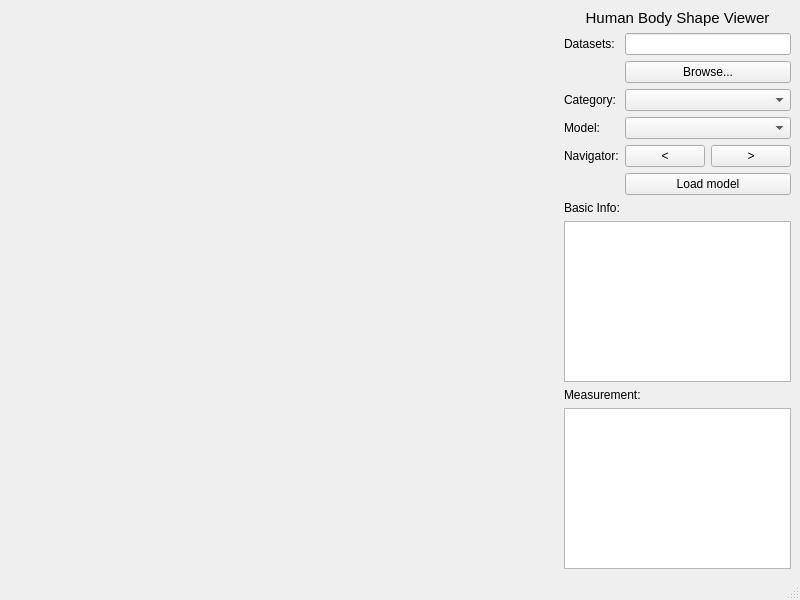
<?xml version="1.0" encoding="UTF-8"?>
<ui version="4.0">
 <class>MainWindow</class>
 <widget class="QMainWindow" name="MainWindow">
  <property name="geometry">
   <rect>
    <x>0</x>
    <y>0</y>
    <width>800</width>
    <height>600</height>
   </rect>
  </property>
  <property name="windowTitle">
   <string>MedSim3D - Human Body Shape Viewer</string>
  </property>
  <widget class="QWidget" name="centralwidget">
   <layout class="QHBoxLayout" name="horizontalLayout_2">
    <item>
     <layout class="QHBoxLayout" name="horizontalLayout" stretch="4,1">
      <item>
       <layout class="QVBoxLayout" name="layout_o3d"/>
      </item>
      <item>
       <layout class="QVBoxLayout" name="verticalLayout_3" stretch="1,8,0,0,0,0">
        <item>
         <widget class="QLabel" name="label_2">
          <property name="font">
           <font>
            <pointsize>11</pointsize>
           </font>
          </property>
          <property name="text">
           <string>Human Body Shape Viewer</string>
          </property>
          <property name="alignment">
           <set>Qt::AlignCenter</set>
          </property>
         </widget>
        </item>
        <item>
         <layout class="QFormLayout" name="formLayout">
          <item row="0" column="0">
           <widget class="QLabel" name="label">
            <property name="text">
             <string>Datasets:</string>
            </property>
           </widget>
          </item>
          <item row="0" column="1">
           <widget class="QLineEdit" name="edit_dataset_root"/>
          </item>
          <item row="1" column="0">
           <widget class="QLabel" name="label_3">
            <property name="text">
             <string/>
            </property>
           </widget>
          </item>
          <item row="1" column="1">
           <widget class="QPushButton" name="btn_browse">
            <property name="text">
             <string>Browse...</string>
            </property>
           </widget>
          </item>
          <item row="2" column="0">
           <widget class="QLabel" name="label_4">
            <property name="text">
             <string>Category:</string>
            </property>
           </widget>
          </item>
          <item row="2" column="1">
           <widget class="QComboBox" name="cb_category"/>
          </item>
          <item row="3" column="0">
           <widget class="QLabel" name="label_5">
            <property name="text">
             <string>Model:</string>
            </property>
           </widget>
          </item>
          <item row="3" column="1">
           <widget class="QComboBox" name="cb_model"/>
          </item>
          <item row="5" column="0">
           <widget class="QLabel" name="label_6">
            <property name="text">
             <string/>
            </property>
           </widget>
          </item>
          <item row="5" column="1">
           <widget class="QPushButton" name="btn_load">
            <property name="text">
             <string>Load model</string>
            </property>
           </widget>
          </item>
          <item row="4" column="1">
           <layout class="QHBoxLayout" name="horizontalLayout_3">
            <item>
             <widget class="QPushButton" name="btn_left">
              <property name="text">
               <string>&lt;</string>
              </property>
             </widget>
            </item>
            <item>
             <widget class="QPushButton" name="btn_right">
              <property name="text">
               <string>&gt;</string>
              </property>
             </widget>
            </item>
           </layout>
          </item>
          <item row="4" column="0">
           <widget class="QLabel" name="label_7">
            <property name="text">
             <string>Navigator:</string>
            </property>
           </widget>
          </item>
         </layout>
        </item>
        <item>
         <widget class="QLabel" name="label_8">
          <property name="text">
           <string>Basic Info:</string>
          </property>
         </widget>
        </item>
        <item>
         <widget class="QListWidget" name="lw_info"/>
        </item>
        <item>
         <widget class="QLabel" name="label_9">
          <property name="text">
           <string>Measurement: </string>
          </property>
         </widget>
        </item>
        <item>
         <widget class="QListWidget" name="lw_measure"/>
        </item>
       </layout>
      </item>
     </layout>
    </item>
   </layout>
  </widget>
  <widget class="QMenuBar" name="menubar">
   <property name="geometry">
    <rect>
     <x>0</x>
     <y>0</y>
     <width>800</width>
     <height>22</height>
    </rect>
   </property>
  </widget>
  <widget class="QStatusBar" name="statusbar"/>
 </widget>
 <resources/>
 <connections/>
</ui>
